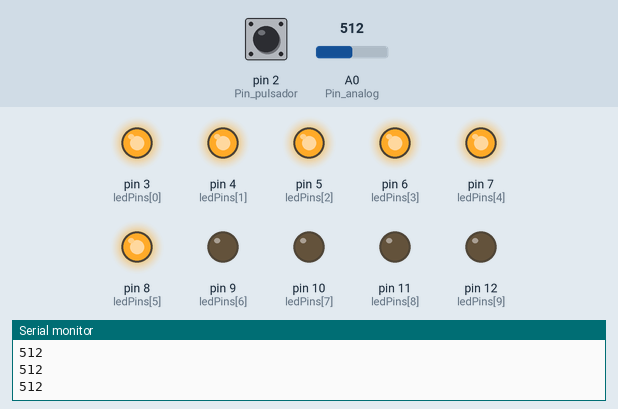
Simulated run of this sketch. Board: Arduino Uno, built with avr-gcc and run on an emulated ATmega328P. Shown: output pins drawn as LEDs (lit = HIGH), the last lines printed to the serial monitor. The test bench sets the inputs (shaded band); at power-on: A0 (Pin_analog) = 512, pin 2 (Pin_pulsador) LOW.

Above: at 1.2 s.
1.3 s: A0 (Pin_analog) set to 604
2.8 s: A0 (Pin_analog) set to 624
At 4.0 s:
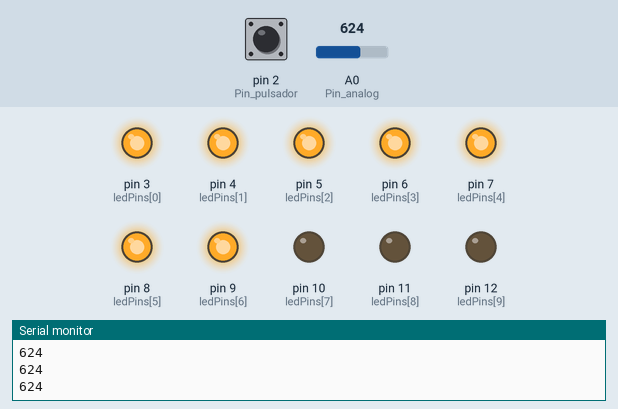
4.3 s: A0 (Pin_analog) set to 511
At 5.2 s:
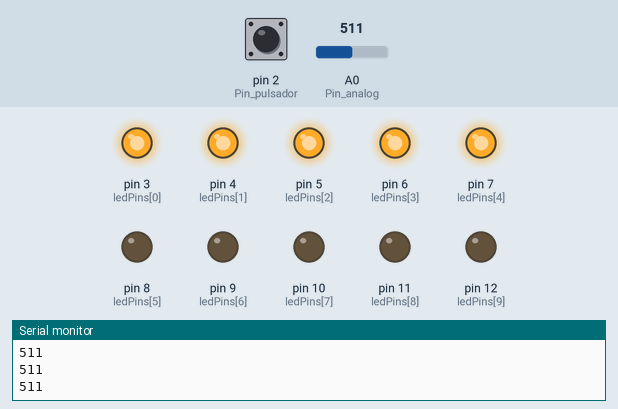
5.8 s: A0 (Pin_analog) set to 417
7.3 s: A0 (Pin_analog) set to 396
At 8.5 s:
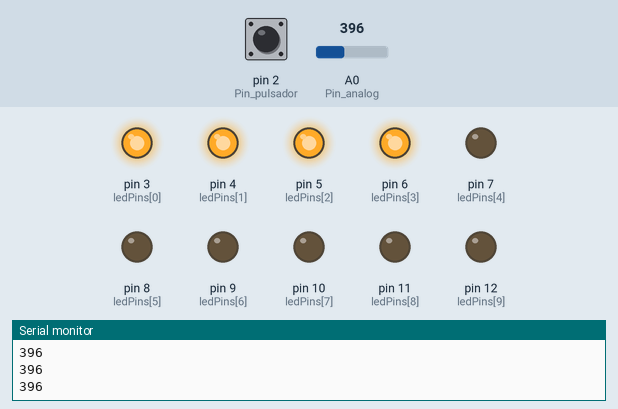
8.8 s: A0 (Pin_analog) set to 716
At 9.9 s:
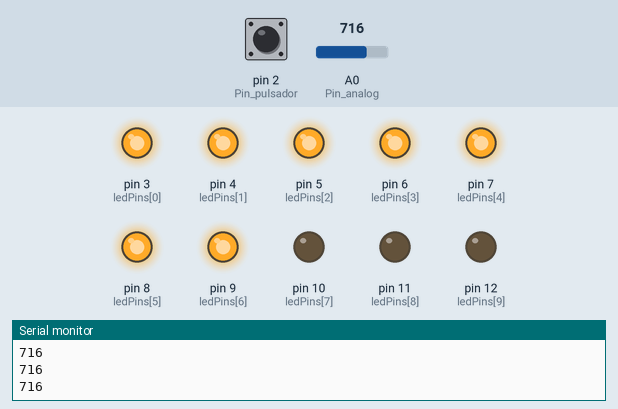
Timing chart, 0 to 11.3 s (numbered marks = the images above; inputs shaded):
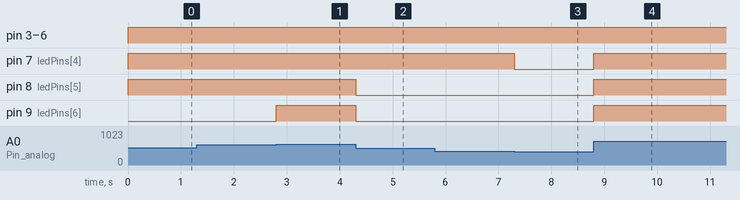

The sketch:

C_digo_Arduino_-_VU_Meter.ino
```cpp
/*
  Autor: Mario Pérez Esteso
  Web: www.geekytheory.com
  Twitter: @geekytheory
  Facebook: www.facebook.com/geekytheory
*/
int ledPins[] = {3, 4, 5, 6, 7, 8, 9, 10, 11, 12};
int Pin_pulsador = 2;
int Pin_analog = 0;

boolean LED_pico = false;
int Valor_pico = 0;

void setup()
{
  for (int i = 0; i < 10; i++)
  {
     pinMode(ledPins[i], OUTPUT);
  }
  pinMode(Pin_pulsador, INPUT);
  Serial.begin(9600);
}

void loop()
{
  if (digitalRead(Pin_pulsador))
  {
    LED_pico = ! LED_pico;
    Valor_pico = 0;
    delay(200);
  }
  int senyal_sonido = analogRead(Pin_analog);
  int LED_mayor = map(senyal_sonido, 0, 1023, 0, 10); //map(value, fromLow, fromHigh, toLow, toHigh)
  if (LED_mayor > Valor_pico) //Comparo LEDs
  {
    Valor_pico = LED_mayor;//Asigno el valor de LED_mayor a Valor_pico
  }
  for (int i = 0; i < 10; i++)
  {
      digitalWrite(ledPins[i], (i <= LED_mayor || (LED_pico && i == Valor_pico)));
      //Enciendo hasta el valor de LED más alto
  }
  Serial.println(senyal_sonido);
}
```

Measured:
- the behaviour switches between 613 and 614 on A0 (Pin_analog) (found by bisection; images 0 and 1)
- the behaviour switches between 410 and 409 on A0 (Pin_analog) (found by bisection; images 2 and 3)
- after the input at 2.8 s, pin 9 (ledPins[6]): LOW → HIGH at once
- after the input at 4.3 s, pin 8 (ledPins[5]), pin 9 (ledPins[6]): HIGH → LOW at once
- after the input at 7.3 s, pin 7 (ledPins[4]): HIGH → LOW at once
- after the input at 8.8 s, pin 7 (ledPins[4]), pin 8 (ledPins[5]), pin 9 (ledPins[6]): LOW → HIGH at once
